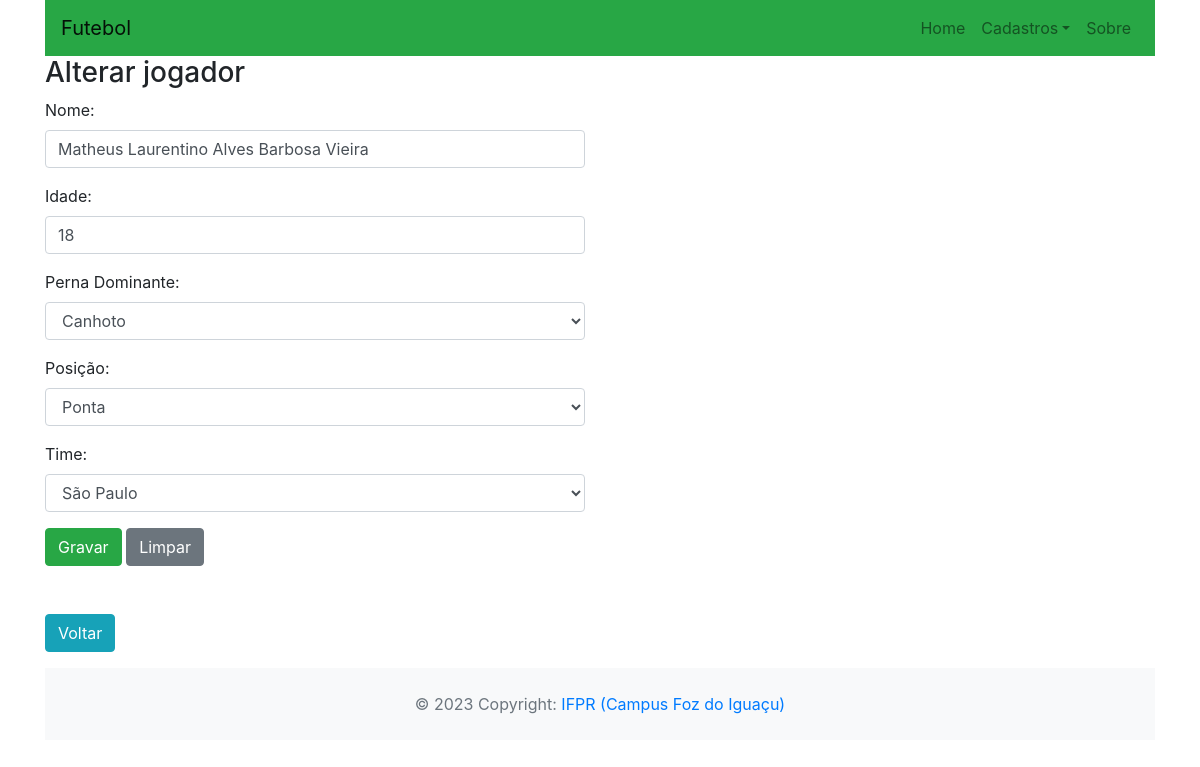
The page /view/jogadores/alterar.php?id=13 on the database its author committed.
### tables this page shows
CREATE TABLE `jogador` (
  `id` int(11) NOT NULL,
  `nome` varchar(100) NOT NULL,
  `idade` int(11) NOT NULL,
  `perna_dominante` int(1) NOT NULL,
  `fk_posicao` int(11) NOT NULL,
  `fk_time` int(11) NOT NULL
);

CREATE TABLE `posicao` (
  `id` int(11) NOT NULL,
  `nome` varchar(100) NOT NULL,
  `descricao` varchar(250) DEFAULT NULL
);

CREATE TABLE `time` (
  `id` int(11) NOT NULL,
  `nome` varchar(100) NOT NULL,
  `divisao` varchar(25) NOT NULL,
  `estado` varchar(100) NOT NULL
);

### view/jogadores/alterar.php (called while the page is built, shortened)
<?php
$jogador = null;
if (isset($_POST["submetido"])) {
    $id = is_numeric($_POST["id"])? $_POST["id"] : null;
    $nome = trim($_POST["nome"]);
    $perna_dominante = is_numeric($_POST["perna_dominante"])? $_POST["perna_dominante"] : null;
    $idade = is_numeric($_POST["idade"])? $_POST["idade"] : null;
    $fk_time = is_numeric($_POST["time"])? $_POST["time"] : null;
    $fk_posicao = is_numeric($_POST["posicao"])? $_POST["posicao"] : null;
    $jogador = new Jogador();
    $jogador->setId($id);
    $jogador->setIdade($idade);
    $jogador->setNome($nome);
    $jogador->setPerna_dominante($perna_dominante);
    if ($fk_time) {
        $time = new Time();
        $time->setId($fk_time);
        $jogador->setTime($time);
    }
    if ($fk_posicao) {
        $posicao = new Posicao();
        $posicao->setId($fk_posicao);
        $jogador->setPosicao($posicao);
    }
    $jogadorController = new JogadorController();
    $erros = $jogadorController->alterar($jogador);
    if (empty($erros)) {
        header("location: listar.php");
        exit;
    }
    $msgErros = implode("<br>", $erros);
}
else {
    $idJogador = 0;
    if (isset($_GET["id"])) {
        $idJogador = $_GET["id"];
    }
    $jogadorController = new JogadorController();
    $jogador = $jogadorController->buscarPorId($idJogador);
}
include_once(__DIR__ . "/form.php");

### dao/PosicaoDAO.php (called while the page is built, shortened)
<?php
include_once(__DIR__ . "/../model/Posicao.php");
class PosicaoDAO {
    public function list()
    {
        $conn = Connection::getConnection();
        $sql = "SELECT * FROM posicao ORDER BY nome";
        $stm = $conn->prepare($sql);
        $stm->execute();
        $jogador = $stm->fetchAll();
        return $this->mapDbBtoObject($jogador);
    }
    private function mapDbBtoObject(array $data)
    {
        $posicoes = array();
        foreach($data as $reg) {
            $posicao = new Posicao();
            $posicao->setId($reg["id"]);
            $posicao->setNome($reg["nome"]);
            $posicao->setDescricao($reg["descricao"]);
            array_push($posicoes, $posicao);
        }
        return $posicoes;
    }
}

### controller/PosicaoController.php (called while the page is built)
<?php
include_once(__DIR__ . "/../dao/PosicaoDAO.php");
class PosicaoController {
    private PosicaoDAO $posicaoDAO;
    public function __construct()
    {
        $this->posicaoDAO = new PosicaoDAO();
    }
    public function listar()
    {
        $posicoes = $this->posicaoDAO->list();
        return $posicoes;
    }
}

### model/Jogador.php (called while the page is built, shortened)
<?php
include_once(__DIR__."/Time.php");
include_once(__DIR__."/Posicao.php");
class Jogador{
    private ?int $id;
    private ?String  $nome;
    private ?int $idade;
    private ?int $perna_dominante;
    private ?Time $time;
    private ?Posicao $posicao;
    public function __construct()
    {
        $this->time = null;
        $this->posicao = null;
        $this->id = 0;
        $this->perna_dominante = 0;
    }
    public function getId()
    {
        return $this->id;
    }
    public function setId($id)
    {
        $this->id = $id;
        return $this;
    }
    public function getNome()
    {
        return $this->nome;
    }
    public function setNome($nome)
    {
        $this->nome = $nome;
        return $this;
    }
    public function getIdade()
    {
        return $this->idade;
    }
    public function setIdade($idade)
    {
        $this->idade = $idade;
        return $this;
    }
    public function getPosicao()
    {
        return $this->posicao;
    }
    public function setPosicao(Posicao $posicao)
    {
        $this->posicao = $posicao;
    }
    public function getTime()
    {
        return $this->time;
    }
    public function setTime(Time $time)
    {
        $this->time = $time;
    }
    public function getPerna_dominante()
    {
        return $this->perna_dominante;
    }
    public function setPerna_dominante($perna_dominante)
    {
        $this->perna_dominante = $perna_dominante;
        return $this;
    }
}
?>

### dao/JogadorDAO.php (called while the page is built, shortened)
<?php
include_once(__DIR__."/../model/Jogador.php");
include_once(__DIR__."/../model/Time.php");
class JogadorDao{
    public function getById(int $idJogador)
    {
        $conn = Connection::getConnection();
        $sql="SELECT j.*, t.nome AS nome_time, p.nome AS posicao".
            " FROM jogador AS j".
            " JOIN time AS t ON j.fk_time = t.id".
            " JOIN posicao as p ON j.fk_posicao = p.id".
            " WHERE j.id = ?";
        $stm = $conn->prepare($sql);
        $stm->execute(array($idJogador));
        $result = $stm->fetchAll();
        $jogador = $this->mapJogadores($result);
        if ($jogador)
            return $jogador[0];
        else
            return null;
    }
    function mapJogadores(array $array)
    {
        $jogadores=array();
        foreach($array as $ar){
            $jogador=new Jogador();
            $jogador->setId($ar["id"]);
            $jogador->setNome($ar["nome"]);
            $jogador->setIdade($ar["idade"]);
            $jogador->setPerna_dominante($ar["perna_dominante"]);
            $time = new Time();
            $time->setId($ar["fk_time"]);
            $time->setNome($ar["nome_time"]);
            $posicao = new Posicao();
            $posicao->setId($ar["fk_posicao"]);
            $posicao->setNome($ar["posicao"]);
            $jogador->setTime($time);
            $jogador->setPosicao($posicao);
           array_push($jogadores, $jogador);
        }
        return $jogadores;
    }
}

### controller/JogadorController.php (called while the page is built, shortened)
<?php
include_once(__DIR__."/../dao/JogadorDAO.php");
include_once(__DIR__."/../model/Jogador.php");
class JogadorController{
    private JogadorDao $jogadorDAO;
    public function __construct(){
        $this->jogadorDAO = new JogadorDAO();
    }
    public function buscarPorId(int $idAluno)
    {
        return $this->jogadorDAO->getById($idAluno);
    }
}

### model/Posicao.php (called while the page is built, shortened)
<?php
class Posicao {
    private ?int $id;
    private ?string $nome;
    public function getId()
    {
        return $this->id;
    }
    public function setId($id)
    {
        $this->id = $id;
        return $this;
    }
    public function getNome()
    {
        return $this->nome;
    }
    public function setNome($nome)
    {
        $this->nome = $nome;
        return $this;
    }
    public function setDescricao($descricao)
    {
        return $this;
    }
}
?>

### dao/TimeDAO.php (called while the page is built, shortened)
<?php
include_once(__DIR__ . "/../model/time.php");
class TimeDAO {
    public function list()
    {
        $conn = Connection::getConnection();
        $sql = "SELECT * FROM time ORDER BY nome";
        $stm = $conn->prepare($sql);
        $stm->execute();
        $jogador = $stm->fetchAll();
        return $this->mapDbBtoObject($jogador);
    }
    private function mapDbBtoObject(array $data)
    {
        $times = array();
        foreach($data as $reg) {
            $time = new time();
            $time->setId($reg["id"]);
            $time->setNome($reg["nome"]);
            $time->setEstado($reg["estado"]);
            $time->setDivisao($reg["divisao"]);
            array_push($times, $time);
        }
        return $times;
    }
}

### controller/TimeController.php (called while the page is built)
<?php
include_once(__DIR__ . "/../dao/TimeDAO.php");
class TimeController {
    private TimeDAO $timeDAO;
    public function __construct()
    {
        $this->timeDAO = new TimeDAO();
    }
    public function listar()
    {
        $alunos = $this->timeDAO->list();
        return $alunos;
    }
}

### model/Time.php (called while the page is built, shortened)
<?php
class Time {
    private ?int $id;
    private ?string $nome;
    public function getId()
    {
        return $this->id;
    }
    public function setId($id)
    {
        $this->id = $id;
        return $this;
    }
    public function getNome()
    {
        return $this->nome;
    }
    public function setNome($nome)
    {
        $this->nome = $nome;
        return $this;
    }
    public function setEstado($estado)
    {
        return $this;
    }
    public function setDivisao($divisao)
    {
        return $this;
    }
}
?>

### view/jogadores/form.php (the view, shortened to what this page needs)
<?php
    include_once(__DIR__ . "/../../controller/TimeController.php");
    include_once(__DIR__ . "/../../controller/PosicaoController.php");
    $timeController = new TimeController();
    $times = $timeController->listar();
    $posicaoController = new PosicaoController();
    $posicoes = $posicaoController->listar();
?>
<?php include_once(__DIR__ . "/../include/header.php"); ?>
<h3> <?php echo ($jogador && $jogador->getId() > 0) ? "Alterar" : "Inserir" ?> jogador</h3>
<div class="row">
    <div class="col-6">
        <form method="POST" action="">
            <div class="form-group">
                <label for="inpNome">Nome:</label>
                <input type="text" name="nome" id="inpNome" class="form-control"
                    value="<?php echo ($jogador ? $jogador->getNome() : "") ?>"
                >
            </div>
            <div class="form-group">
                <label for="inpIdade">Idade:</label>
                <input type="number" name="idade" id="inpIdade" class="form-control"
                    value="<?php echo ($jogador ? $jogador->getIdade() : "") ?>"
                >
            </div>
            <div class="form-group">
                <label for="inpIdade">Perna Dominante:</label>
                <select name="perna_dominante" id="inpPosicao" class="form-control">
                    <option value="2"
                        <?php
                            echo (
                                $jogador && $jogador->getPerna_dominante() ==
                                2 ? "selected" : ""
                            )
                        ?>
                    >Canhoto</option>
                </select>
            </div>
            <div class="form-group">
                <label for="inpCurso">Posição:</label>
                <select name="posicao" id="inpPosicao" class="form-control">
                    <?php foreach($posicoes as $posicao): ?>
                        <option
                            value="<?= $posicao->getId() ?>"
                            <?php echo ($jogador
                                && $jogador->getPosicao()
                                && $jogador->getPosicao()->getId() == $posicao->getId()
                                ? "selected" : "")
                            ?>
                        >
                            <?= $posicao->getNome() ?>
                        </option>
                    <?php endforeach; ?>
                </select>
            </div>
            <div class="form-group">
                <label for="inpCurso">Time:</label>
                <select name="time" id="inpTime" class="form-control">
                    <?php foreach($times as $time): ?>
                        <option
                            value="<?= $time->getId() ?>"
                            <?php echo ($jogador
                                && $jogador->getTime()
                                && $jogador->getTime()->getId() == $time->getId()
                                ? "selected" : "")
                            ?>
                        >
                            <?= $time->getNome() ?>
                        </option>
                    <?php endforeach; ?>
                </select>
            </div>
            <button type="submit" class="btn btn-success">Gravar</button>
            <button type="reset" class="btn btn-secondary">Limpar</button>
        </form>
    </div>
    <div class="col-6">
    </div>
</div>
<a href=listar.php class="btn btn-info mt-5"> Voltar </a>
<?php include_once(__DIR__ . "/../include/footer.php"); ?>

### rows shown on the page
jogador: nome "Matheus Laurentino Alves Barbosa Vieira", idade "18", perna_dominante "Canhoto", posicao "Ponta", time "São Paulo"
